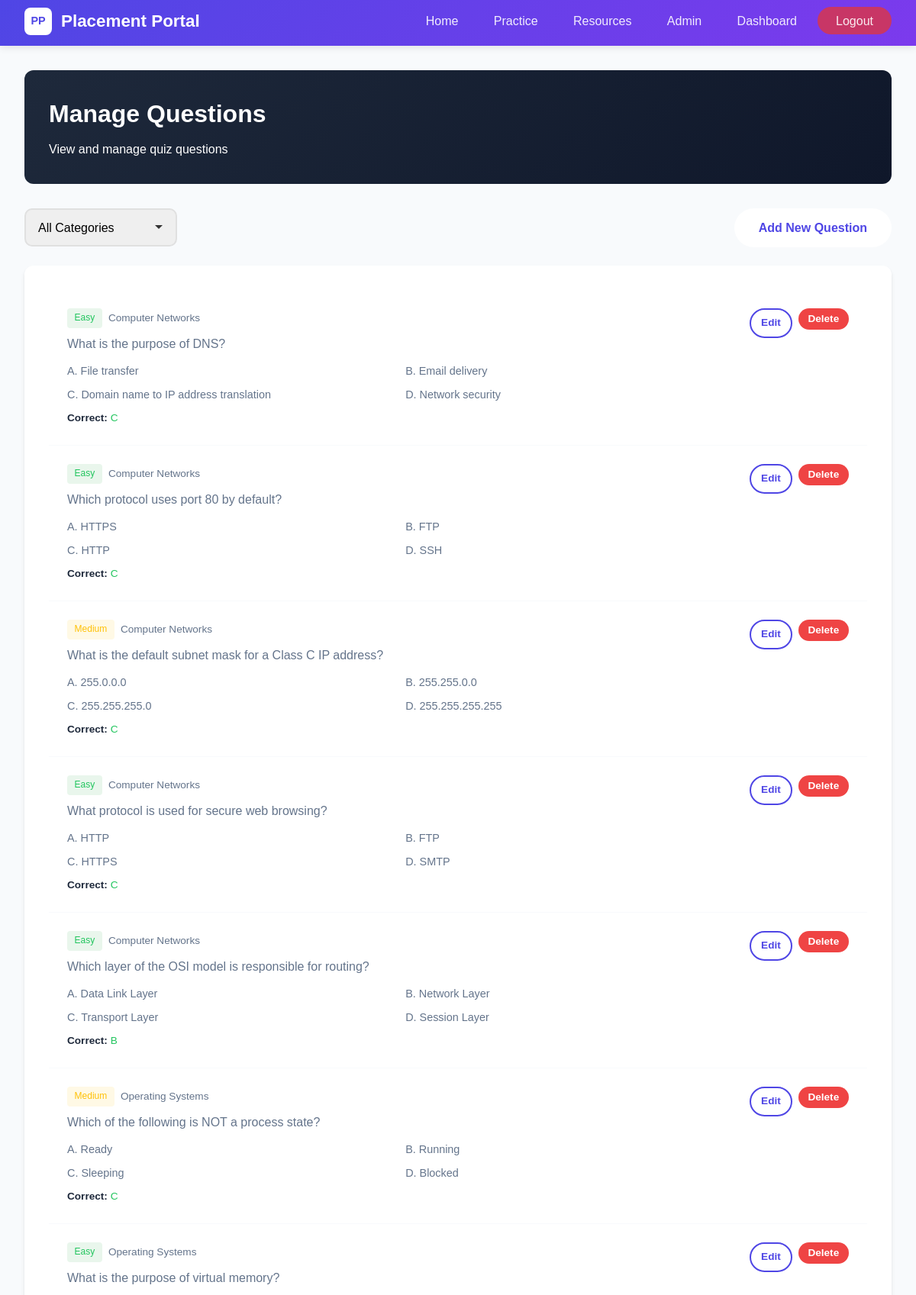
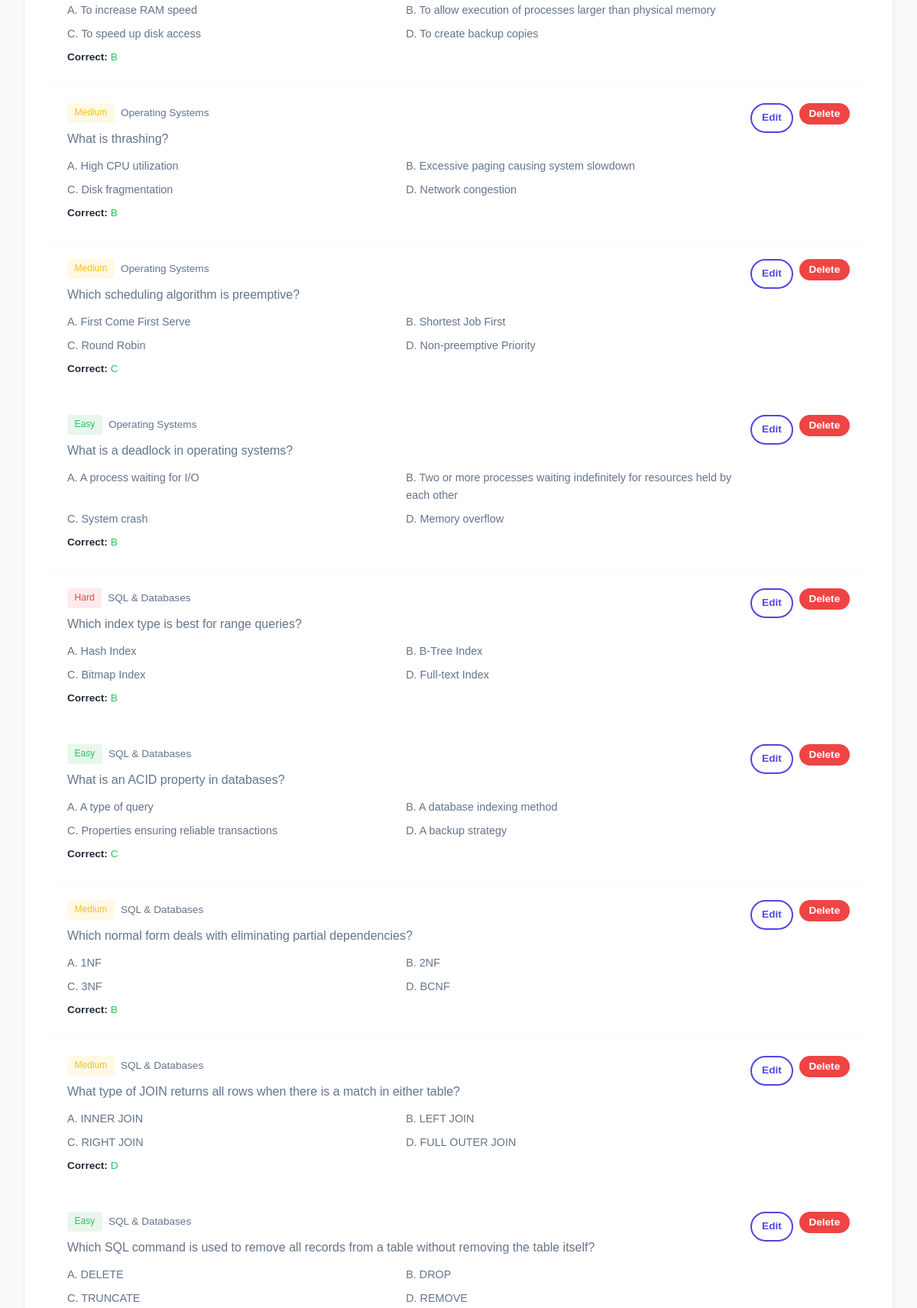
/admin/questions (signed in, upper part), run on the app's committed database (2 pictures, top to bottom).
### app/models.py (models this page shows, shortened)
class Question(db.Model):
    __tablename__ = 'questions'
    id = db.Column(db.Integer, primary_key=True)
    category_id = db.Column(db.Integer, db.ForeignKey('categories.id'), nullable=False)
    question_text = db.Column(db.Text, nullable=False)
    option_a = db.Column(db.String(500))
    option_b = db.Column(db.String(500))
    option_c = db.Column(db.String(500))
    option_d = db.Column(db.String(500))
    correct_answer = db.Column(db.String(1))  # 'A', 'B', 'C', or 'D'
    explanation = db.Column(db.Text)
    difficulty = db.Column(db.String(20))  # 'easy', 'medium', 'hard'
    created_at = db.Column(db.DateTime, default=datetime.utcnow)

class Category(db.Model):
    __tablename__ = 'categories'
    id = db.Column(db.Integer, primary_key=True)
    name = db.Column(db.String(100), nullable=False)
    type = db.Column(db.String(50))  # 'aptitude' or 'technical'
    description = db.Column(db.Text)
    questions = db.relationship('Question', backref='category', lazy='dynamic',
                               cascade='all, delete-orphan')
    quiz_results = db.relationship('QuizResult', backref='category', lazy='dynamic')

### app/admin/routes.py (the view)
@admin.route('/questions')
@login_required
@admin_required
def list_questions():
    category_id = request.args.get('category_id', type=int)
    if category_id:
        questions = Question.query.filter_by(category_id=category_id).all()
    else:
        questions = Question.query.order_by(Question.created_at.desc()).all()
    categories = Category.query.order_by(Category.type, Category.name).all()
    return render_template('admin/questions.html', questions=questions, categories=categories)

### app/__init__.py (called while the page is built)
@login_manager.user_loader
def load_user(user_id):
    from app.models import User
    return User.query.get(int(user_id))

### app/admin/routes.py (called while the page is built)
def admin_required(f):
    @wraps(f)
    def decorated_function(*args, **kwargs):
        if not current_user.is_authenticated or current_user.role != 'admin':
            flash('Admin access required.', 'danger')
            return redirect(url_for('main.home'))
        return f(*args, **kwargs)
    return decorated_function

### app/templates/admin/questions.html (shortened to what this page needs)
{% extends "base.html" %}
{% block content %}
<div class="container">
    <div class="admin-header">
        <h1>Manage Questions</h1>
        <p>View and manage quiz questions</p>
    </div>
    <div style="display: flex; justify-content: space-between; align-items: center; margin-bottom: 1.5rem; flex-wrap: wrap; gap: 1rem;">
        <div style="display: flex; gap: 1rem; align-items: center;">
            <form method="GET" style="display: flex; gap: 0.5rem;">
                <select name="category_id" class="form-control" style="width: 200px;" onchange="this.form.submit()">
                    <option value="">All Categories</option>
                </select>
            </form>
        </div>
        <a href="{{ url_for('admin.create_question') }}" class="btn btn-primary">Add New Question</a>
    </div>
    <div class="card">
        {% for question in questions %}
        <div style="padding: 1.5rem; border-bottom: 1px solid var(--light-bg); {% if loop.last %}border-bottom: none;{% endif %}">
            <div style="display: flex; justify-content: space-between; align-items: flex-start; gap: 1rem;">
                <div style="flex: 1;">
                    <div style="display: flex; align-items: center; gap: 0.5rem; margin-bottom: 0.5rem;">
                        <span style="padding: 0.2rem 0.6rem; border-radius: 4px; font-size: 0.75rem; {% if question.difficulty == 'easy' %}background: rgba(40, 167, 69, 0.1); color: var(--success-color);{% elif question.difficulty == 'medium' %}background: rgba(255, 193, 7, 0.1); color: #ffc107;{% else %}background: rgba(220, 53, 69, 0.1); color: var(--danger-color);{% endif %}">
                            {{ question.difficulty|title }}
                        </span>
                        <span style="color: var(--text-light); font-size: 0.85rem;">{{ question.category.name if question.category else 'Unknown' }}</span>
                    </div>
                    <p style="margin-bottom: 0.75rem; font-weight: 500;">{{ question.question_text }}</p>
                    <div style="display: grid; grid-template-columns: repeat(2, 1fr); gap: 0.5rem; font-size: 0.9rem; color: var(--text-light);">
                        <div>A. {{ question.option_a }}</div>
                        <div>B. {{ question.option_b }}</div>
                        <div>C. {{ question.option_c }}</div>
                        <div>D. {{ question.option_d }}</div>
                    </div>
                    <div style="margin-top: 0.5rem; font-size: 0.85rem;">
                        <strong>Correct:</strong> <span style="color: var(--success-color);">{{ question.correct_answer }}</span>
                    </div>
                </div>
                <div style="display: flex; gap: 0.5rem; flex-shrink: 0;">
                    <a href="{{ url_for('admin.edit_question', question_id=question.id) }}" class="btn btn-outline" style="padding: 0.4rem 0.8rem; font-size: 0.85rem;">
                        Edit
                    </a>
                    <form action="{{ url_for('admin.delete_question', question_id=question.id) }}" method="POST" style="display: inline;" onsubmit="return confirm('Are you sure you want to delete this question?');">
                        <button type="submit" class="btn btn-danger" style="padding: 0.4rem 0.8rem; font-size: 0.85rem;">
                            Delete
                        </button>
                    </form>
                </div>
            </div>
        </div>
        {% else %}
        <div style="padding: 3rem; text-align: center; color: var(--text-light);">
            No questions found. <a href="{{ url_for('admin.create_question') }}">Add your first question</a>
        </div>
        {% endfor %}
    </div>
</div>
{% endblock %}

### app/static/css/style.css (style rules this page uses)
:root { --primary-gradient: linear-gradient(135deg, #4f46e5 0%, #7c3aed 100%); --secondary-gradient: linear-gradient(135deg, #0d9488 0%, #14b8a6 100%); --accent-gradient: linear-gradient(135deg, #ec4899 0%, #f43f5e 100%); --dark-gradient: linear-gradient(135deg, #1e293b 0%, #0f172a 100%); --primary-color: #4f46e5; --secondary-color: #7c3aed; --accent-color: #14b8a6; --success-color: #22c55e; --danger-color: #ef4444; --warning-color: #f59e0b; --info-color: #0ea5e9; --text-dark: #1e293b; --text-light: #64748b; --white: #ffffff; --light-bg: #f8fafc; --card-shadow: 0 4px 6px -1px rgba(0, 0, 0, 0.1), 0 2px 4px -1px rgba(0, 0, 0, 0.06); --hover-shadow: 0 10px 15px -3px rgba(0, 0, 0, 0.1), 0 4px 6px -2px rgba(0, 0, 0, 0.05); --border-radius: 12px; --transition: all 0.2s ease; }
* { margin: 0; padding: 0; box-sizing: border-box; }
html { scroll-behavior: smooth; }
body { font-family: 'Poppins', sans-serif; background: var(--light-bg); color: var(--text-dark); line-height: 1.6; min-height: 100vh; }
.form-container, .container { padding-top: 2rem; padding-bottom: 2rem; }
.container { max-width: 1200px; margin: 0 auto; padding: 2rem; }
.btn { display: inline-block; padding: 0.8rem 2rem; border-radius: 50px; text-decoration: none; font-weight: 600; transition: var(--transition); cursor: pointer; border: none; font-size: 1rem; text-align: center; }
.btn-primary { background: var(--white); color: var(--primary-color); }
.btn-danger { background: var(--danger-color); color: var(--white); }
.btn-outline { background: transparent; border: 2px solid var(--primary-color); color: var(--primary-color); }
.card { background: var(--white); border-radius: var(--border-radius); box-shadow: var(--card-shadow); padding: 2rem; transition: var(--transition); }
.card p { color: var(--text-light); margin-bottom: 1rem; }
.form-control { width: 100%; padding: 0.9rem 1rem; border: 2px solid #e0e0e0; border-radius: 10px; font-size: 1rem; transition: var(--transition); font-family: inherit; }
.form-control::placeholder { color: #aaa; }
select.form-control { cursor: pointer; appearance: none; background-repeat: no-repeat; background-position: right 1rem center; padding-right: 2.5rem; }
.admin-header { background: var(--dark-gradient); border-radius: var(--border-radius); padding: 2rem; color: var(--white); margin-bottom: 2rem; }
.admin-header h1 { font-size: 2rem; margin-bottom: 0.5rem; }

### data on the page
Question: difficulty "Easy", category "Computer Networks", question_text "What is the purpose of DNS?", option_a "File transfer", option_b "Email delivery", option_c "Domain name to IP address translation", option_d "Network security", correct_answer "C"
Question: difficulty "Easy", category "Computer Networks", question_text "Which protocol uses port 80 by default?", option_a "HTTPS", option_b "FTP", option_c "HTTP", option_d "SSH", correct_answer "C"
Question: difficulty "Medium", category "Computer Networks", question_text "What is the default subnet mask for a Class C IP address?", option_a "255.0.0.0", option_b "255.255.0.0", option_c "255.255.255.0", option_d "255.255.255.255", correct_answer "C"
Question: difficulty "Easy", category "Computer Networks", question_text "What protocol is used for secure web browsing?", option_a "HTTP", option_b "FTP", option_c "HTTPS", option_d "SMTP", correct_answer "C"
Question: difficulty "Easy", category "Computer Networks", question_text "Which layer of the OSI model is responsible for routing?", option_a "Data Link Layer", option_b "Network Layer", option_c "Transport Layer", option_d "Session Layer", correct_answer "B"
Question: difficulty "Medium", category "Operating Systems", question_text "Which of the following is NOT a process state?", option_a "Ready", option_b "Running", option_c "Sleeping", option_d "Blocked", correct_answer "C"
Question: difficulty "Easy", category "Operating Systems", question_text "What is the purpose of virtual memory?", option_a "To increase RAM speed", option_b "To allow execution of processes larger than physical memory", option_c "To speed up disk access", option_d "To create backup copies", correct_answer "B"
Question: difficulty "Medium", category "Operating Systems", question_text "What is thrashing?", option_a "High CPU utilization", option_b "Excessive paging causing system slowdown", option_c "Disk fragmentation", option_d "Network congestion", correct_answer "B"
Question: difficulty "Medium", category "Operating Systems", question_text "Which scheduling algorithm is preemptive?", option_a "First Come First Serve", option_b "Shortest Job First", option_c "Round Robin", option_d "Non-preemptive Priority", correct_answer "C"
Question: difficulty "Easy", category "Operating Systems", question_text "What is a deadlock in operating systems?", option_a "A process waiting for I/O", option_b "Two or more processes waiting indefinitely for resources held by each other", option_c "System crash", option_d "Memory overflow", correct_answer "B"
Question: difficulty "Hard", category "SQL & Databases", question_text "Which index type is best for range queries?", option_a "Hash Index", option_b "B-Tree Index", option_c "Bitmap Index", option_d "Full-text Index", correct_answer "B"
Question: difficulty "Easy", category "SQL & Databases", question_text "What is an ACID property in databases?", option_a "A type of query", option_b "A database indexing method", option_c "Properties ensuring reliable transactions", option_d "A backup strategy", correct_answer "C"
Question: difficulty "Medium", category "SQL & Databases", question_text "Which normal form deals with eliminating partial dependencies?", option_a "1NF", option_b "2NF", option_c "3NF", option_d "BCNF", correct_answer "B"
Question: difficulty "Medium", category "SQL & Databases", question_text "What type of JOIN returns all rows when there is a match in either table?", option_a "INNER JOIN", option_b "LEFT JOIN", option_c "RIGHT JOIN", option_d "FULL OUTER JOIN", correct_answer "D"
Question: difficulty "Easy", category "SQL & Databases", question_text "Which SQL command is used to remove all records from a table without removing the table itself?", option_a "DELETE", option_b "DROP", option_c "TRUNCATE", option_d "REMOVE"
